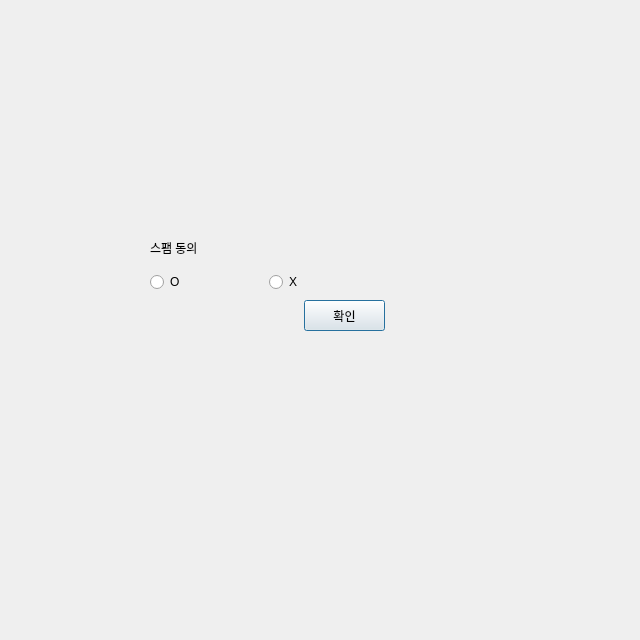
<?xml version="1.0" encoding="UTF-8"?>
<ui version="4.0">
 <class>NewSpam</class>
 <widget class="QDialog" name="NewSpam">
  <property name="geometry">
   <rect>
    <x>0</x>
    <y>0</y>
    <width>640</width>
    <height>640</height>
   </rect>
  </property>
  <property name="windowTitle">
   <string>Dialog</string>
  </property>
  <widget class="QPushButton" name="pushButton">
   <property name="geometry">
    <rect>
     <x>304</x>
     <y>300</y>
     <width>81</width>
     <height>31</height>
    </rect>
   </property>
   <property name="text">
    <string>확인</string>
   </property>
  </widget>
  <widget class="QWidget" name="layoutWidget">
   <property name="geometry">
    <rect>
     <x>150</x>
     <y>230</y>
     <width>231</width>
     <height>62</height>
    </rect>
   </property>
   <layout class="QVBoxLayout" name="verticalLayout">
    <item>
     <widget class="QLabel" name="label">
      <property name="text">
       <string>스팸 동의</string>
      </property>
     </widget>
    </item>
    <item>
     <layout class="QHBoxLayout" name="horizontalLayout">
      <item>
       <widget class="QRadioButton" name="radioButton">
        <property name="text">
         <string>O</string>
        </property>
       </widget>
      </item>
      <item>
       <widget class="QRadioButton" name="radioButton_2">
        <property name="text">
         <string>X</string>
        </property>
       </widget>
      </item>
     </layout>
    </item>
   </layout>
  </widget>
  <widget class="QLabel" name="label_2">
   <property name="geometry">
    <rect>
     <x>140</x>
     <y>300</y>
     <width>151</width>
     <height>16</height>
    </rect>
   </property>
   <property name="text">
    <string/>
   </property>
  </widget>
 </widget>
 <resources/>
 <connections/>
</ui>
